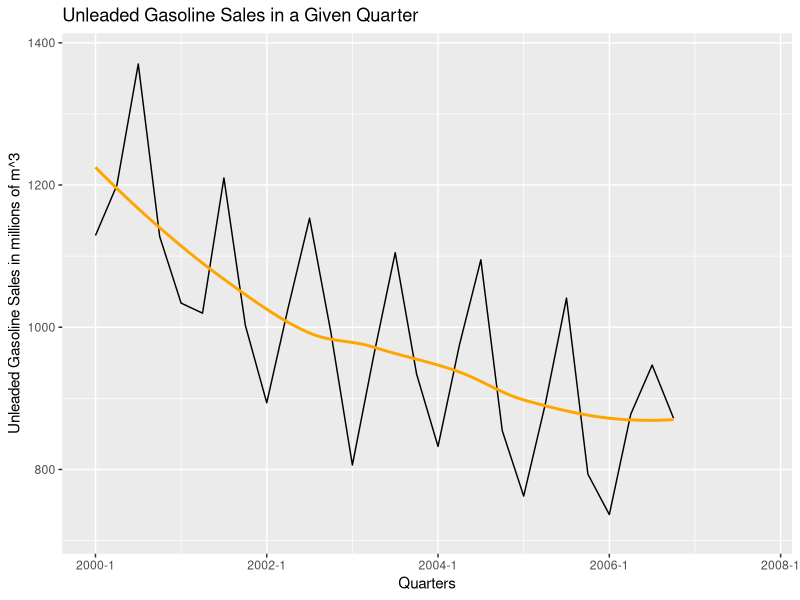
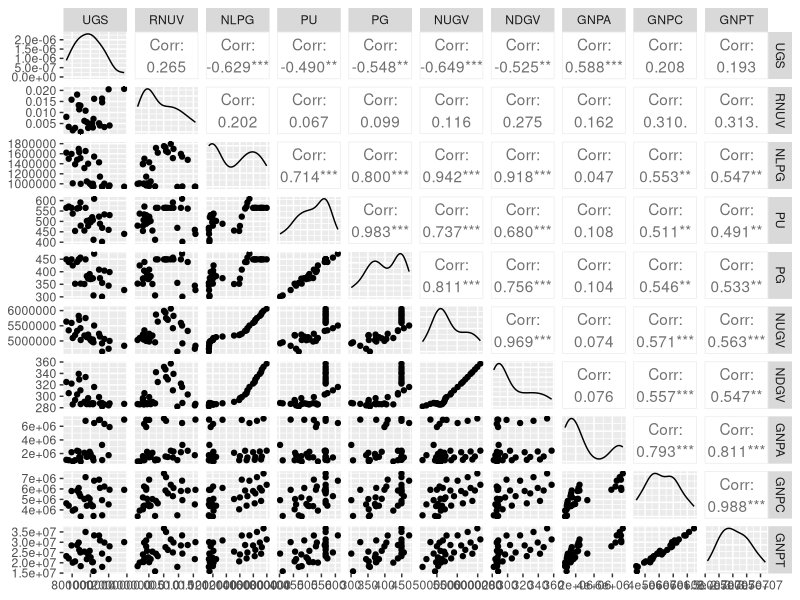
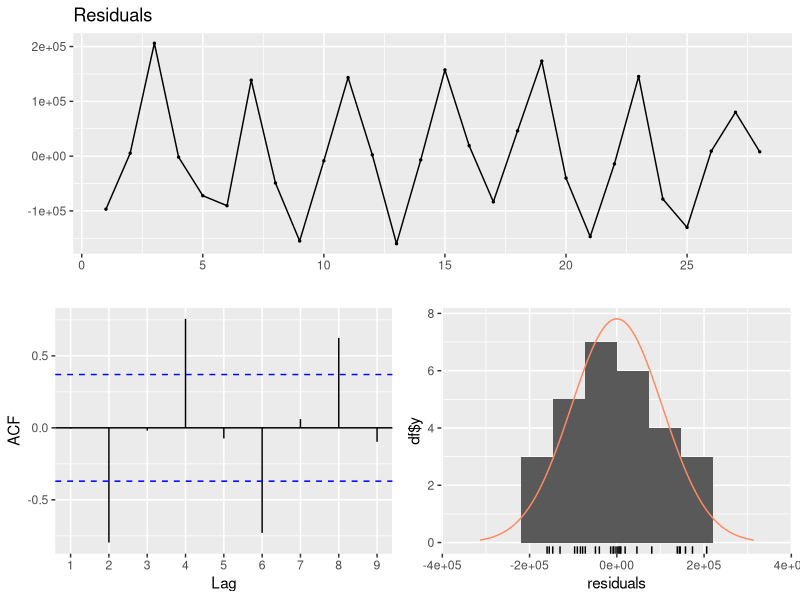
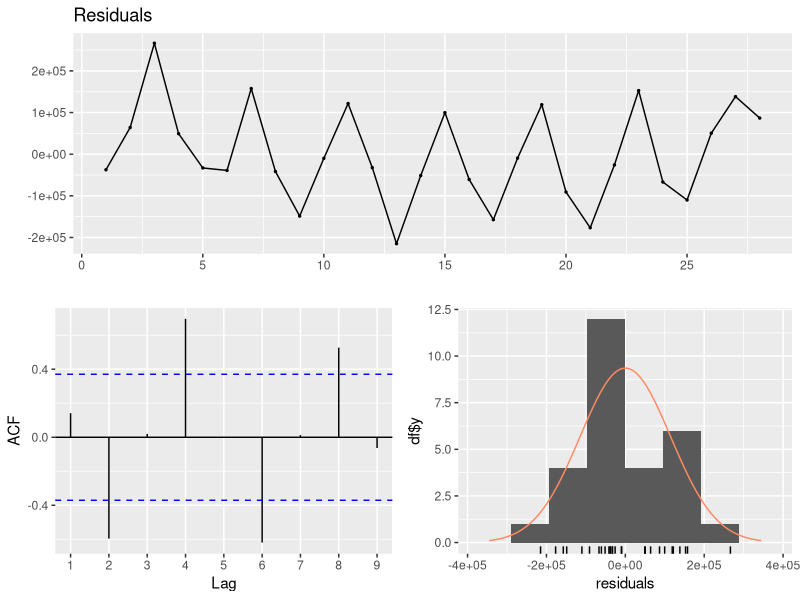
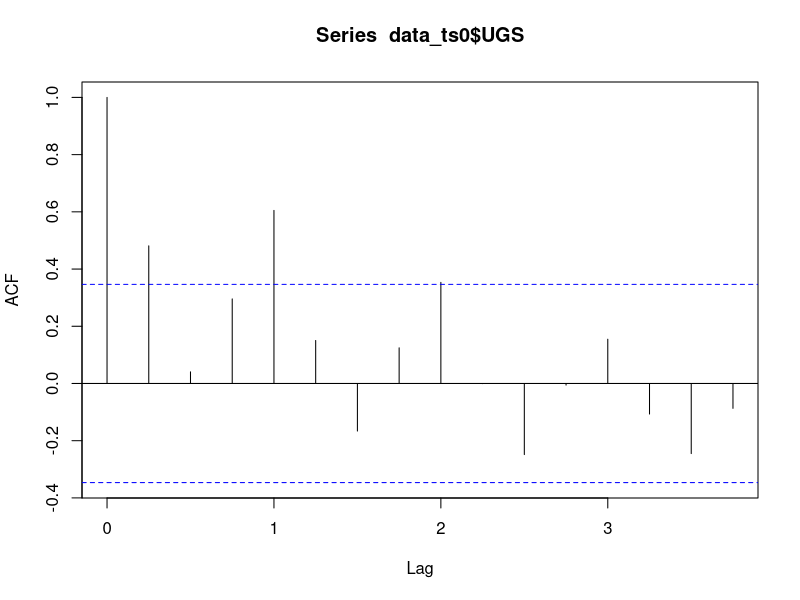
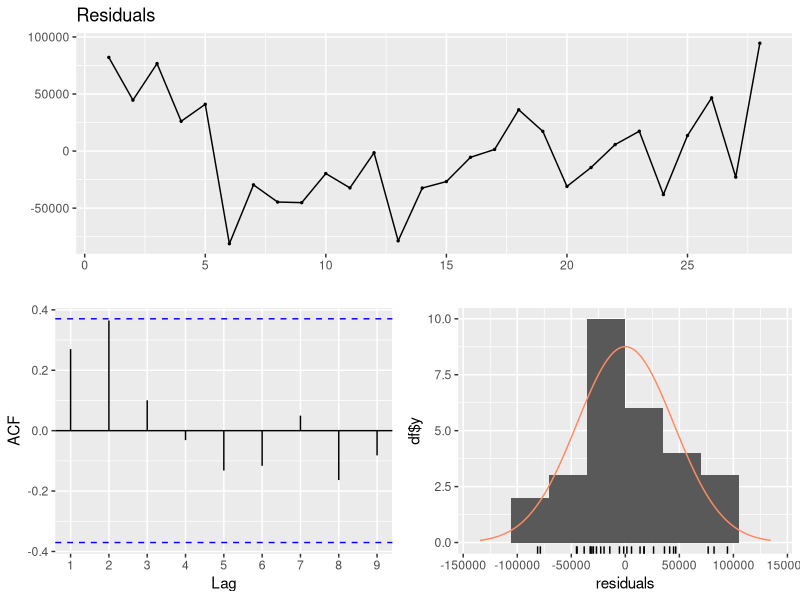
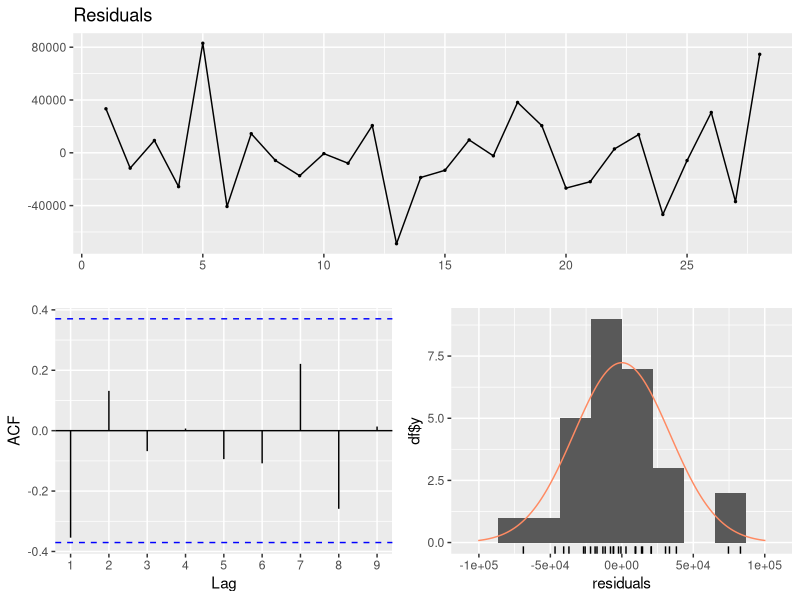
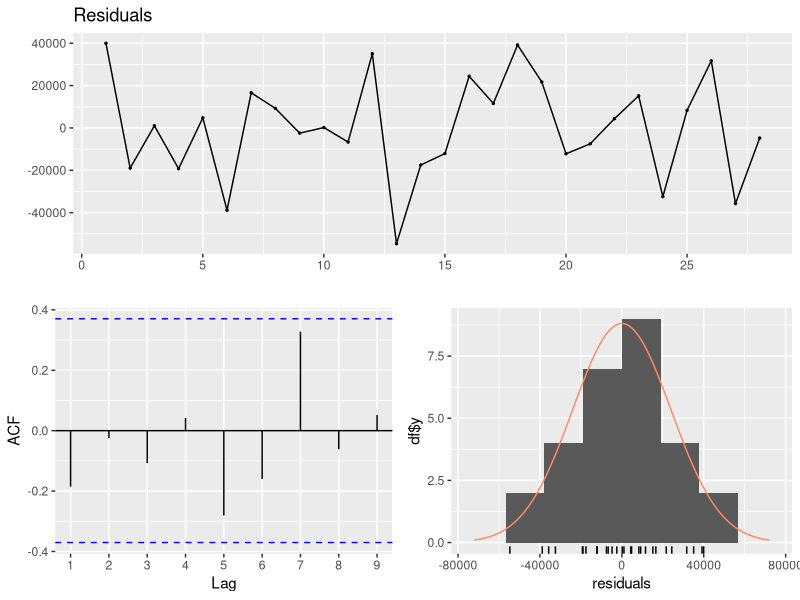

Write the R code that produced these figures, in order.
## ---- chunk 1
# Set working directory properly
setwd("C:/Users/MUSTAFA CÖM/Desktop/Mustafa/Semester 8/IE360 - Statistical Forecasting/Homeworks/HW2/IE360-HW2")

# Necessary Packages
library(ggplot2) # Plot   
library(forecast) # Forecast
library(xts) # Time Series
library(GGally) # To find correlations

# Manipulation of the data
data <- read.csv(file = "IE360_Spring22_HW2_data.csv", header = T, sep = ",")
colnames(data) <- c("Time", "UGS", "RNUV", "NLPG", "PU", "PG", "NUGV", "NDGV", "GNPA", "GNPC", "GNPT")
data$Time <- as.yearqtr(gsub("_", " ", data$Time)) 
data$UGS<- as.integer(gsub(" ","",data$UGS))
data$NLPG<- as.integer(gsub(" ","",data$NLPG))
data$NUGV<- as.integer(gsub(" ","",data$NUGV))
data$GNPA<- as.integer(gsub(" ","",data$GNPA))
data$GNPC<- as.integer(gsub(" ","",data$GNPC))
data$GNPT<- as.integer(gsub(" ","",data$GNPT))

# Convert data to time series
data_ts0 <- xts(x = data[-1], order.by = data$Time, frequency = 4)
## ---- chunk 2
# Summary of the data
str(data)
## ---- chunk 3
# Plot the time series of UGS
autoplot(data_ts0$UGS/1000) + 
  geom_smooth(fill = NA, color="orange", size = 1) +
  ggtitle("Unleaded Gasoline Sales in a Given Quarter") + xlab("Quarters") + 
  ylab("Unleaded Gasoline Sales in millions of m^3")
## ---- chunk 4
# Correlation pairs of given variables
ggpairs(data[2:11])
## ---- chunk 5
# Regression with given independent variables
model0 <- lm(UGS ~ NLPG + PU + PG + NUGV + NDGV, data = data_ts0)
summary(model0)
checkresiduals(model0)
## ---- chunk 6
# Regression with only NUGV variable
model0_1 <- lm(UGS ~ NUGV, data_ts0)
summary(model0_1)
checkresiduals(model0_1)
## ---- chunk 7
# Autocorrelation function
acf(data_ts0$UGS, na.action = na.pass)
## ---- chunk 8
# Add trend and seasonality
data$Trend <- 1:32 # since there are eight years of data and 4 quarters in a year
data$Quarter <- rep(1:4, 8)
data_ts1 <- xts(x = data[-1], order.by = data$Time, frequency = 4)
## ---- chunk 9
# Time series linear regression with trend and seasonality
model1 <- lm(UGS ~ Trend + as.factor(Quarter), data = data_ts1)
summary(model1)
checkresiduals(model1)
## ---- chunk 10
# Add one year (4 quarter) lagged variable
data$UGS_lag4 <- c(rep(0,4), data$UGS[0:28])
data_ts2 <- xts(x = data[-1], order.by = data$Time, frequency = 4)
## ---- chunk 11
# Time series linear regression with trend, seasonals and lagged variable
model2 <- lm(UGS ~ Trend + as.factor(Quarter) + UGS_lag4, data = data_ts2)
summary(model2)
checkresiduals(model2)
## ---- chunk 12
# Add dummy variable to 5th and 28th observations
data$Dummy <- rep(0,32)
data$Dummy[c(5,28)] <- c(1,1)
data_ts3 <- xts(x = data[-1], order.by = data$Time, frequency = 4)
## ---- chunk 13
# Time series linear regression with extra dummy variable
model2_1 <- lm(UGS ~ Trend + as.factor(Quarter) + UGS_lag4 + Dummy, data = data_ts3)
summary(model2_1)
checkresiduals(model2_1)
## ---- chunk 14
model3 <- lm(UGS ~ Trend + as.factor(Quarter) + UGS_lag4 + NUGV + Dummy, data = data_ts3)
summary(model3)
checkresiduals(model3)
## ---- chunk 15
# Predict the missing values with model2 which gives the best model
predicted_UGS <- predict(model2_1,data_ts3)

# Final time series that contains predicted and actual UGS values
data_ts_final <- xts(x = data.frame(data$UGS, predicted_UGS), order.by = data$Time, frequency = 4)

# Predicted values for the four quarters of 2007
predicted_UGS[29:32]
## ---- chunk 16
# Plot predicted vs actual UGS
plot(data_ts_final/1000,
     legend.loc = "topright",
     main = "Actual vs. Predicted UGS in a Given Quarter",
     minor.ticks = "quarters",
     grid.ticks.on = "quarters",
     yaxis.right = FALSE, col = c("black","goldenrod"))
